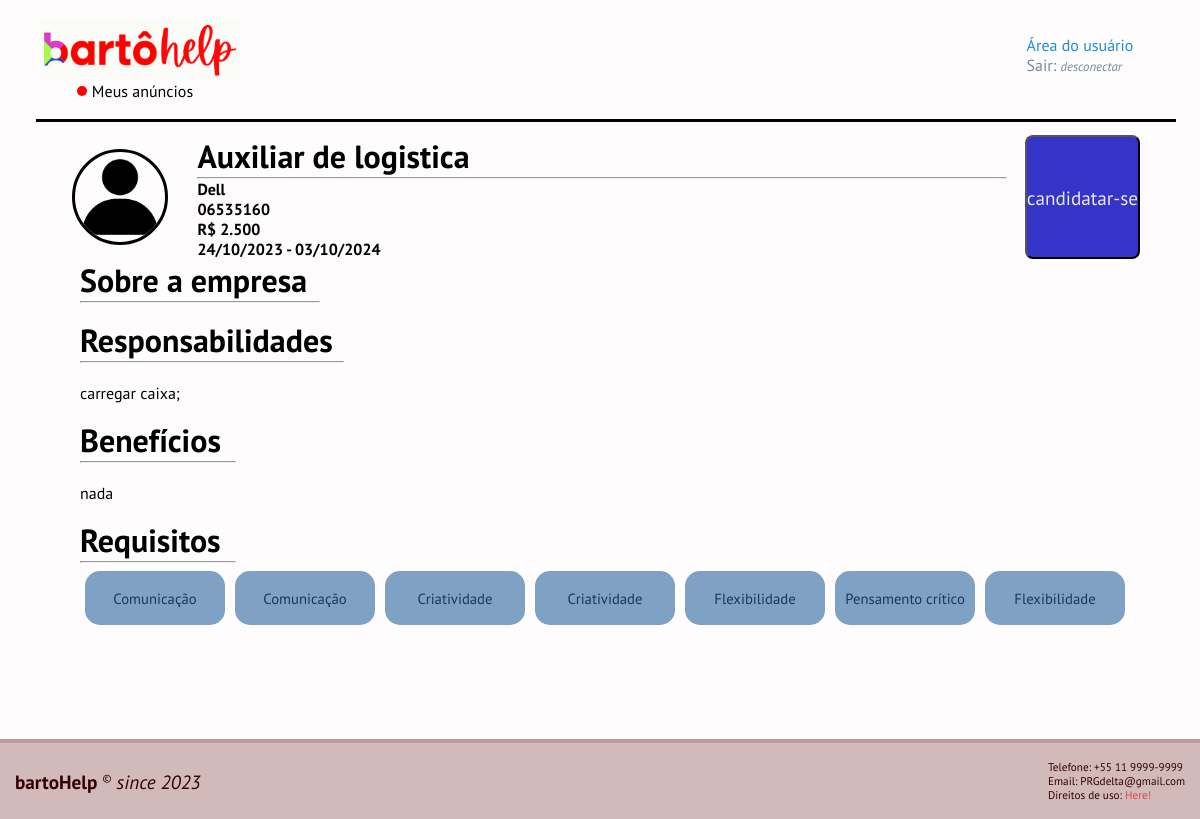
The page /php/funcionario/maisDetalhesVaga.php?idVaga=6 (signed in) on the database its author committed.
### tables this page shows
CREATE TABLE IF NOT EXISTS `vaga` (
  `id_vaga` int NOT NULL AUTO_INCREMENT,
  `titulo` varchar(100) DEFAULT NULL,
  `responsabilidades` text,
  `beneficios` text,
  `data_pub` varchar(20) DEFAULT NULL,
  `data_max` varchar(20) DEFAULT NULL,
  `aberta` tinyint(1) DEFAULT NULL,
  `cnpj_empresa` varchar(20) DEFAULT NULL,
  `salario` varchar(20) DEFAULT NULL,
  `cep` varchar(15) DEFAULT NULL,
  `endereco` varchar(255) DEFAULT NULL,
  PRIMARY KEY (`id_vaga`),
  KEY `cnpj_empresa` (`cnpj_empresa`),
  CONSTRAINT `vaga_ibfk_1` FOREIGN KEY (`cnpj_empresa`) REFERENCES `empresa` (`cnpj`)
);

CREATE TABLE IF NOT EXISTS `empresa` (
  `cnpj` varchar(20) NOT NULL,
  `nome` varchar(100) NOT NULL,
  `gmail` varchar(100) DEFAULT NULL,
  `senha` varchar(80) DEFAULT NULL,
  `telefone` varchar(12) DEFAULT NULL,
  `logo` varchar(200) DEFAULT NULL,
  `descricao` text,
  `descricaoLinha` varchar(255) DEFAULT NULL,
  `endereco` varchar(150) NOT NULL,
  `cep` varchar(20) NOT NULL,
  PRIMARY KEY (`cnpj`)
);

CREATE TABLE IF NOT EXISTS `competencia` (
  `id_competencia` int NOT NULL AUTO_INCREMENT,
  `tipo` varchar(35) DEFAULT NULL,
  `descricao` text,
  PRIMARY KEY (`id_competencia`)
);

### php/funcionario/maisDetalhesVaga.php (the view, shortened to what this page needs)
<?php
if(
    !isset($_SESSION)
    || $_SESSION ==""
    || $_SESSION == null
    || !isset($_SESSION['cpf'])
    ||  $_SESSION['cpf'] ==""
    || $_SESSION['cpf'] == null
    || empty($_SESSION['cpf'])
    ){header('Location: ../../html/login.html');}
else{
include('../conexao.php');
$resposta="";
$idVaga = $_GET['idVaga'];
$buscaVaga = mysqli_query($con, "SELECT * FROM vaga where id_vaga = '$idVaga'");
$resultadoVaga = mysqli_fetch_row($buscaVaga);
$cnpj = $resultadoVaga[7];
$buscaEmp = mysqli_query($con, "SELECT * FROM empresa where cnpj = '$cnpj'");
$resultadoEmp = mysqli_fetch_row($buscaEmp);
$buscaLogo = $resultadoEmp[5];
$dataLimite = $resultadoVaga[5];
$dataLimite = implode("/",array_reverse(explode("-",$dataLimite)));
if ($buscaLogo=="" || $buscaLogo==null || $buscaLogo == " ") {
    $buscaLogo = "../../contents/imgs/3106921.png";
}
$busca= mysqli_query($con, "SELECT * from competencia_vaga where id_vaga = '$idVaga'");
    if( mysqli_num_rows($busca)>= 1) {
        while($resultado = mysqli_fetch_row($busca)){
            $idComp = $resultado[2];
            $busca2 = mysqli_query($con, "SELECT * from competencia where id_competencia = $idComp");
            while($resultado2= mysqli_fetch_row($busca2)){
                $resposta = $resposta."<a href=\"../../html/competencias.html\" target=\"_Blank\"><button>".$resultado2[1]."</button></a>";
            }
        }
    }
    else{
        $resposta = "<a href=\"#\"><button>sem nenhum requisito</button></a>";
    }
?>
<!DOCTYPE html>
<html lang="pt-br">
<head>
            <link rel="stylesheet" href="../../style/home.css">
            <link rel="stylesheet" href="../../style/style.css">
            <link rel="stylesheet" href="../../style/header.css">
            <link rel="stylesheet" href="../../style/home_empresa.css">
            <link rel="stylesheet" href="../../style/detalhesVagaUser.css">
</head>
<body>
    <header id="topo">
    </header>
    <div class="topo">
        <div class="img">
            <img src="<?php echo $buscaLogo; ?>" alt="" class="logoEmp">
        </div>
        <div class="titulo">
            <h1> <?php echo $resultadoVaga[1]; ?></h1>
            <hr/>
            <h4> <?php echo $resultadoEmp[1]?></h4>
            <h4> <?php echo $resultadoVaga[9]?> </h4>
            <h4> <?php echo "R$ ".$resultadoVaga[8]?> </h4>
            <h4> <?php echo $resultadoVaga[4]." - ".$dataLimite;?> </h4>
        </div>
            <button class="candidatarVaga" <?php echo "onclick=\"inscrever_se( $idVaga)\" ";?>>
                candidatar-se
            </button>
    </div>
    <div class="contedor">
        <div>
            <h1>
                Sobre a empresa
                <hr style=" width:20vw; "/>
            </h1>
        </div>
        <div>
            <h1>
                Responsabilidades
                <hr style=" width:22vw; "/>
            </h1>
                    <?php echo "<br/>".$resultadoVaga[2]?>;
                    <br/>
        </div>
        <div>
            <h1>
                Benefícios
                <hr style=" width:13vw; "/>
            </h1>
                    <?php echo "<br/>".$resultadoVaga[3]?>
                    <br/>
        </div>
        <div>
            <h1>
                Requisitos
                <hr style=" width:13vw; "/>
            </h1>
            <div id="requisitosCards">
                <?php
                    echo $resposta;
                ?>
            </div>
        </div>
    </div>
    <footer>
    </footer>
</body>
</html> <?php } ?>

### style/home.css (style rules this page uses)
:root { --section_heigth: 100vh; --cardSdw: 0 12px 25px 1px rgba(0, 0, 0, 0.555); --cardSdwHvr: 0 12px 25px 1px rgba(0, 0, 0, 0.484); --btnCardBrd: 1px solid rgb(0,0,0); --detalhesBrd: 2px solid rgb(25, 25, 184); }

### style/style.css (style rules this page uses)
:root { --marginLineHeader: calc(13vh + 15px); --bkg: rgba(253, 247, 247, 0.349); --grayCard: rgb(236, 202, 202); --grayCardHvr: rgba(255, 207, 207, 0.938); --darkGray: rgb(39, 39, 39); --gray: rgb(113, 138, 153); --gray2: rgb(194, 214, 228); --gray3: rgb(119, 174, 181); --red: rgb(255, 0, 0); --redPointHvr: rgb(26, 107, 178); --Lato: 'Lato', sans-serif; --PtSans: 'PT Sans', sans-serif; --raleway: 'Raleway', sans-serif; --Mukta: 'Mukta Malar', sans-serif; --Input: rgb(255, 234, 234); --linkClr: rgb(219, 72, 72); --helpClr: rgb(254, 254, 252); --helpBkgClr: rgba(33, 116, 168, 0.87); --borderInput: rgb(190, 155, 155); --borderInputDenai: rgb(230, 81, 81); --borderInputAcept: rgba(20, 187, 225, 0.898); --buttonBkgClr: rgb(60, 0, 0); --buttonClr: rgb(212, 179, 179); --buttonSdw: 2px 4px 12px rgb(255, 183, 183) inset; --buttonSdwHvr: 1px 2px 15px rgb(207, 120, 120) inset; --buttonBkgClrBlkd: rgb(74, 74, 74); --buttonClrBlkd: rgb(209, 209, 209); --buttonSdwBlkd: -2px -4px 12px rgba(62, 3, 3, 0.826) inset; --lableFile: rgb(199, 102, 152); --lableFileHvr: rgb(174, 42, 110); --footerClr: rgb(50, 0, 0); --footerBkgClr: rgba(86, 0, 0, 0.264); --moreBrd: 1px solid rgb(143, 143, 143); --moreBrdClr: rgb(143, 143, 143); --moreBrdClrHvr: rgb(175, 175, 175); --buttonLocate: rgb(126, 161, 196); --buttonLocateClr: rgb(27, 54, 92); --buttonLocateClrHvr: rgb(118, 163, 209); --buttonLocateHvr: rgb(13, 44, 87); }
* { margin: 0; padding: 0; box-sizing: border-box; scroll-behavior: smooth; font-family: var(--PtSans); scroll-padding-top: 80px; }
body { background-color: var(--bkg); }
a { color: var(--linkClr); text-decoration: none; }

### style/header.css (style rules this page uses)
:root { --zero: 0; --userClr: rgb(29, 143, 209); --searchBrd: 1px solid rgba(0, 112, 132, 0.763); --searchBrdClr: rgb(0, 112, 132); --searchBrdClrHvr: rgba(0, 112, 132, 0.514); }
header { width: 100%; height: 10vh; display: flex; margin-top: 15px; align-items: center; justify-content: space-between; }
header::after { content:''; width: 95%; height: 3px; display: block; position: absolute; left: 3%; top: var(--marginLineHeader); background-color: black; }

### style/detalhesVagaUser.css (style rules this page uses)
.topo { display: flex; margin-top: 5vh; margin-left: 5vw; width: 90%; flex-direction: row; justify-content: space-between; }
.titulo { display: flex; flex-direction: column; width: 75%; }
.img { width: 15vh; display: flex; justify-content: center; align-items: center; }
.logoEmp { width: 12vh; border-radius: 6vh; border-color: black; border-width: 3px; border-style: solid; }

### rows shown on the page
vaga: titulo "Auxiliar de logistica", cep "06535160", salario "2.500", data_pub "24/10/2023", data_max "03/10/2024", responsabilidades "carregar caixa", beneficios "nada"
empresa: nome "Dell"
competencia: tipo "Comunicação Comunicação"
competencia: tipo "Criatividade Criatividade"
competencia: tipo "Flexibilidade Flexibilidade"
competencia: tipo "Pensamento crítico"
